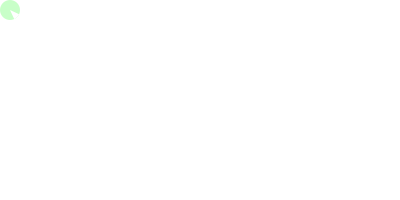
Frame 1 (no input)
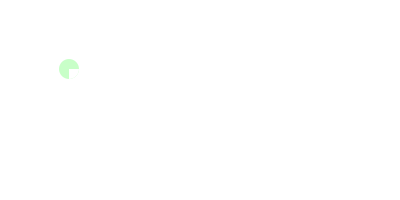
Frame 60 (the mouse pressed at the canvas centre just before this capture)
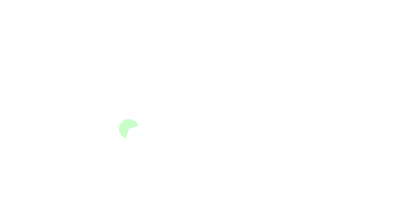
Frame 120 (the mouse held since frame 60 and released just before this capture)

The Processing sketch that drew these frames (run headless with seeded random() and noise(); from frame 60 on, the mouse is pressed at the canvas centre):

// Processing sketch: packmanMovingAnim
// ── packmanMovingAnim.pde
void setup(){
  size(400,200);
  smooth();
  noStroke();
  fill(200,255,200);
  ellipseMode(CORNER);
  frameRate(30);
}
int d = 20, x = 0,vx= 1,y = 0, vy = 1,j=0,vj=1,c,x_z=4,y_z=4;
void draw(){
  int h = height - d,w = width - d;
  background(255);
  ellipse(x,y,d,d);
  fill(255);
  if(vx==1&&vy==-1){c=-135;}
  else if(vx==1&&vy==1){c=-45;}
  else if(vx==-1&&vy==1){c=45;}
  else if(vx==-1&&vy==-1){c=135;}
  else if(vx==0&&vy==1){c=0;}
  else if(vx==0&&vy==-1){c=180;}
  else if(vx==1&&vy==0){c=-90;}
  else{c=90;}
  arc(x,y,d,d,radians(70-j*5+c),radians(j*5+110+c));
  fill(200,255,200);
  if((x>=w||x<0)&&(y<0||y>=h)){
     vx = -1*vx;vy = -1*vy;
  }else{
    if(x>=w||x<0){vx = -1*vx;vy=int(random(3))-1;}
    if(y>=h||y<0){vy = -1*vy;vx=int(random(3))-1;}
  }
  if(j>=10||j<0)vj=vj*-1;
  x += vx;y += vy;j+=vj;
}
